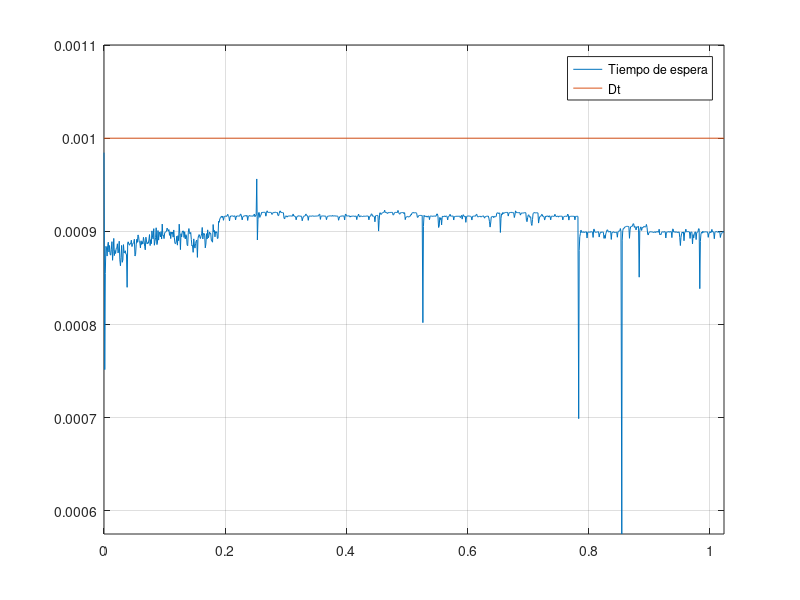

This chart was generated by the following MATLAB code: (Note: this script raises an error after producing the figure.)
% clear all
% close all
% 
% data1 = load('lect_C_0001.txt');
% data2 = load('lect_C_0002.txt');
% data3 = load('lect_C_0005.txt');
% data4 = load('lect_C_001.txt');
% data5 = load('lect_C_002.txt');
% data6 = load('lect_C_005.txt');
% data7 = load('lect_C_01.txt');
% % 
% 
% 
% dt=[0.001 0.002 0.005 0.01 0.02 0.05 0.1];
%     
% duration=[mean(data1(:,3)) mean(data2(:,3)) mean(data3(:,3)) mean(data4(:,3)) mean(data5(:,3)) mean(data6(:,3)) mean(data7(:,3))];
% delay = dt-duration;
% 
% plot(dt, duration,'*')
% bar([1:7], [duration; dt], 'grouped')

clear all
close all

data1 = load('sin_0001.txt');
data2 = load('sin_0002.txt');
data3 = load('sin_0005.txt');
data4 = load('sin_001.txt');
data5 = load('sin_002.txt');
data6 = load('sin_005.txt');
data7 = load('sin_01.txt');

dt=[0.001 0.002 0.005 0.01 0.02 0.05 0.1];
figure
plot(data1(:,1), data1(:,3))
hold on
plot([0 max(data1(:,1))], [dt(1), dt(1)])
grid on
axis([0 max(data1(:,1)) min(data1(:,3)) dt(1)+dt(1)/10])
h = legend('Tiempo de espera', 'Dt');
h.Location = 'southeast'
ylabel('Tiempo de espera (s)')
xlabel('Tiempo')
title('Tiempo de espera para Dt=0.001')


figure
plot(data4(:,1), data4(:,3))
hold on
plot([0 max(data4(:,1))], [dt(4), dt(4)])
grid on
axis([0 max(data4(:,1)) min(data4(:,3)) dt(4)+dt(4)/100])
h = legend('Tiempo de espera', 'Dt');
h.Location = 'southeast'
ylabel('Tiempo de espera (s)')
xlabel('Tiempo')
title('Tiempo de espera para Dt=0.01')



figure
plot(data7(:,1), data7(:,3))
hold on
plot([0 max(data7(:,1))], [dt(7), dt(7)])
grid on
axis([0 max(data7(:,1)) min(data7(:,3)) dt(7)+dt(7)/1000])
h = legend('Tiempo de espera', 'Dt');
h.Location = 'southeast'
ylabel('Tiempo de espera (s)')
xlabel('Tiempo')
title('Tiempo de espera para Dt=0.1')
